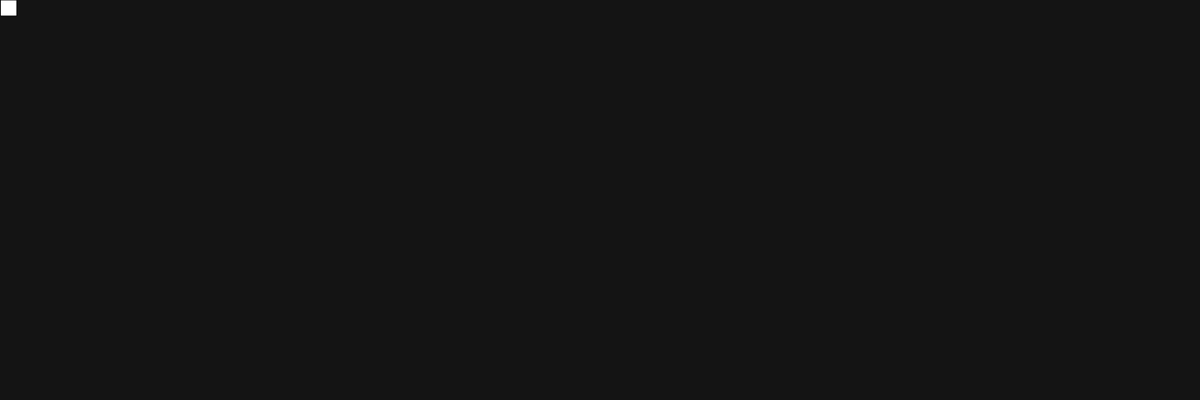
Frame 1 (no input)
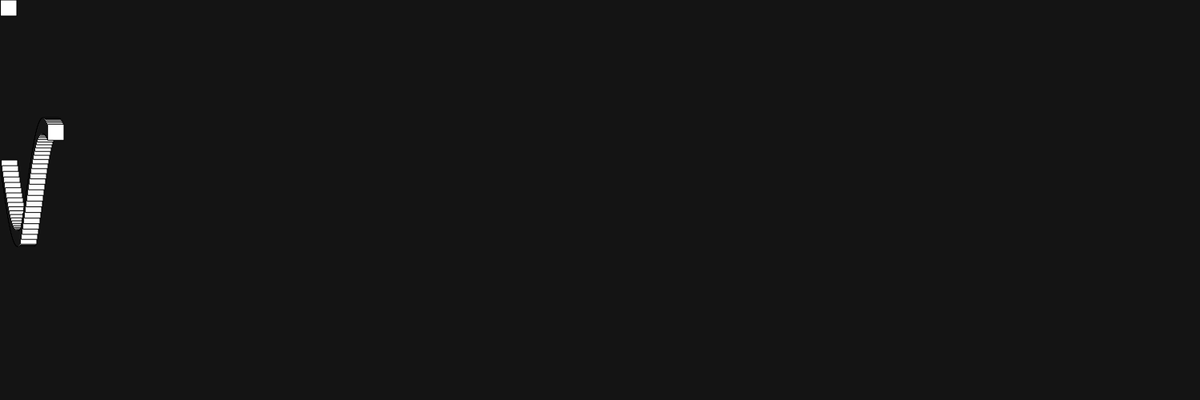
Frame 60 (no input)
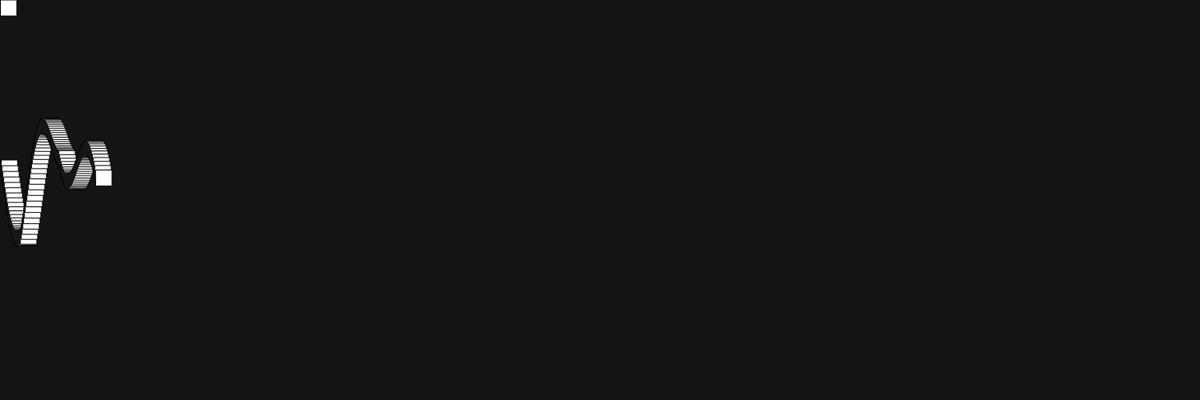
Frame 120 (the mouse pressed at the canvas centre since frame 60)

The p5.js sketch that drew these frames (run headless with seeded random() and noise() and a simulated clock; from frame 60 on, the mouse is pressed at the canvas centre):

// p5.js sketch
// ── sketch.js
// sine and additive oscill example 
let counter = 0;
let sincount = 0;
let addcount = 0;
let dir = 0;

function setup() {
 createCanvas(1500,500);
 background(20);
 fill(255);
 
 dir = random(-5,5);

}

function draw() {
 
 push();
 translate(frameCount,sincount);
// rotate ( counter);   0-360
 rect(0,0,20,20);
 console.log( sin(counter) );
 // remember * is scaling and + is offsetting
 sincount = sin(counter) * 50  + 200 + addcount;
 pop();

 counter+=.1;
 addcount += dir;

 if ( addcount < -50 ||  addcount > 50) {
   // background(0,0,random(200),10);
    dir = -dir;
 }
}
